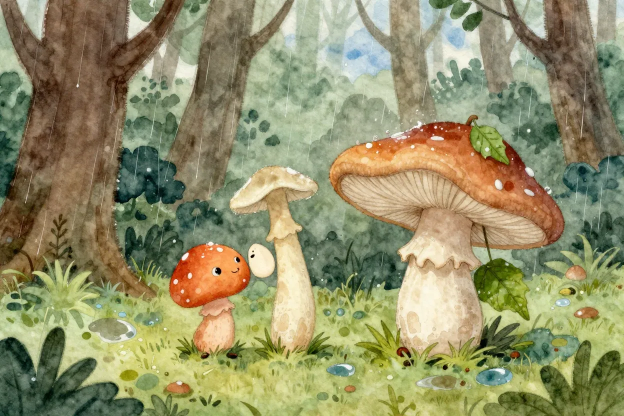
#> input picture book-package/01-small-mooshu/mooshu-archive/mooshu-trio-02.webp, 1248 x 832 px (shown at 1/2 size)
$ python make-sample-spread.py
#> lines starting #> are read from the running program, lines starting #| are printed output that depends on the picture
#!/usr/bin/env python3
"""Mooshu sample spread — KDP 8x8 trim, two-page facing spread mockup.

Demonstrates: trim, gutter, bleed, verse-on-page-left + illustration-on-page-right,
hand-drawn aesthetic against soft paper background. This is a layout test for Joel,
not a final spread.

Dimensions:
  Trim (per page):     8.00 x 8.00 in
  Bleed (added all):   0.125 in
  Page size w/ bleed:  8.125 x 8.125 in
  Spread total:        16.25 x 8.125 in
  @ 300 DPI:           4875 x 2438 px (with bleed)
                       4800 x 2400 px (trim only)

Output: SAMPLE-spread-trio.png (visual mockup, with trim/safety guide overlay)
        SAMPLE-spread-trio-clean.png (clean version, no guides)
"""
from PIL import Image, ImageDraw, ImageFont, ImageOps, ImageFilter

DPI = 300
TRIM_W_IN = 8.0
TRIM_H_IN = 8.0
BLEED_IN = 0.125
SAFETY_IN = 0.25

PAGE_TRIM_W = int(TRIM_W_IN * DPI)             # 2400
PAGE_TRIM_H = int(TRIM_H_IN * DPI)             # 2400
BLEED_PX = int(BLEED_IN * DPI)                 # 38
SAFETY_PX = int(SAFETY_IN * DPI)               # 75

SPREAD_W = PAGE_TRIM_W * 2 + BLEED_PX * 2      # 4876
SPREAD_H = PAGE_TRIM_H + BLEED_PX * 2          # 2476

# Cream paper background
PAPER = (244, 236, 220)
INK = (52, 40, 28)
INK_SOFT = (90, 74, 56)
ACCENT = (160, 76, 48)        # warm orange (Mooshu cap)
GUTTER_SHADOW = (210, 198, 178)

F_DIR = "/usr/share/fonts/truetype/dejavu"
F_HEAD = f"{F_DIR}/DejaVuSerif-Bold.ttf"
F_BODY = f"{F_DIR}/DejaVuSerif.ttf"
F_SMALL = f"{F_DIR}/DejaVuSans.ttf"


def make_paper_bg():
    """Cream paper with subtle noise + warm vignette."""
    bg = Image.new("RGB", (SPREAD_W, SPREAD_H), PAPER)

    # Add subtle grain via noise overlay
    import random
    random.seed(42)
    noise = Image.new("L", (SPREAD_W // 4, SPREAD_H // 4))
    npx = noise.load()
    for x in range(noise.width):
        for y in range(noise.height):
            npx[x, y] = random.randint(120, 140)
    noise = noise.resize((SPREAD_W, SPREAD_H), Image.BILINEAR)
    noise = noise.filter(ImageFilter.GaussianBlur(2))
    bg = Image.composite(bg, Image.new("RGB", bg.size, (235, 225, 205)), noise)

    # Gutter shadow (center fold)
    d = ImageDraw.Draw(bg, "RGBA")
    cx = SPREAD_W // 2
    for i in range(120):
        alpha = int(60 * (1 - i / 120))
        d.line([(cx - i, 0), (cx - i, SPREAD_H)], fill=(140, 120, 90, alpha))
        d.line([(cx + i, 0), (cx + i, SPREAD_H)], fill=(140, 120, 90, alpha))
    return bg


def paste_illustration(spread, path, right_page=True):
    """Paste the illustration into the right page area with margin."""
    art = Image.open(path).convert("RGB")
    # Right page = x from (PAGE_TRIM_W + BLEED_PX) to (SPREAD_W - BLEED_PX)
    page_x0 = PAGE_TRIM_W + BLEED_PX if right_page else BLEED_PX
    page_y0 = BLEED_PX

    # Image area inside safety margins
    img_x0 = page_x0 + SAFETY_PX
    img_y0 = page_y0 + SAFETY_PX
    img_x1 = page_x0 + PAGE_TRIM_W - SAFETY_PX
    img_y1 = page_y0 + PAGE_TRIM_H - SAFETY_PX
    box_w = img_x1 - img_x0
    box_h = img_y1 - img_y0

    art = ImageOps.contain(art, (box_w, box_h), Image.LANCZOS)
    # Center the art in the box
    px = img_x0 + (box_w - art.width) // 2
    py = img_y0 + (box_h - art.height) // 2

    # Soft drop shadow
    shadow = Image.new("RGBA", (art.width + 40, art.height + 40), (0, 0, 0, 0))
    sd = ImageDraw.Draw(shadow)
    sd.rectangle([(20, 20), (shadow.width - 20, shadow.height - 20)], fill=(40, 30, 20, 100))
    shadow = shadow.filter(ImageFilter.GaussianBlur(12))
    spread.paste(shadow, (px - 20, py - 20 + 10), shadow)

    spread.paste(art, (px, py))


def draw_verse(spread, lines, page_left=True):
    """Type-set verse on the left page."""
    page_x0 = BLEED_PX if page_left else PAGE_TRIM_W + BLEED_PX
    page_y0 = BLEED_PX
    page_w = PAGE_TRIM_W
    page_h = PAGE_TRIM_H

    d = ImageDraw.Draw(spread)

    # Page number marker (corner, soft)
    f_pg = ImageFont.truetype(F_SMALL, 24)
    d.text((page_x0 + SAFETY_PX, page_y0 + page_h - SAFETY_PX), "—  4  —", fill=INK_SOFT, font=f_pg)

    # Verse block — centered vertically
    f_body = ImageFont.truetype(F_BODY, 86)
    f_head = ImageFont.truetype(F_HEAD, 64)

    # Decorative small ornament — orange dot (Mooshu's cap)
    d.ellipse([(page_x0 + page_w // 2 - 14, page_y0 + 220),
               (page_x0 + page_w // 2 + 14, page_y0 + 248)], fill=ACCENT)

    # Title line
    title = "Hush — Who's There?"
    bbox = d.textbbox((0, 0), title, font=f_head)
    tw = bbox[2] - bbox[0]
    d.text((page_x0 + (page_w - tw) // 2, page_y0 + 290), title, fill=INK, font=f_head)

    # Compute total height of verse for centering
    line_h = 116
    total = len(lines) * line_h
    y = page_y0 + (page_h - total) // 2 + 80

    for line in lines:
        if not line.strip():
            y += line_h // 2
            continue
        bbox = d.textbbox((0, 0), line, font=f_body)
        lw = bbox[2] - bbox[0]
        x = page_x0 + (page_w - lw) // 2
        d.text((x, y), line, fill=INK, font=f_body)
        y += line_h

    # Closing series refrain — bottom, italic small
    f_ref = ImageFont.truetype(F_BODY, 38)
    refrain = "(Something small woke up today.)"
    bbox = d.textbbox((0, 0), refrain, font=f_ref)
    rw = bbox[2] - bbox[0]
    d.text((page_x0 + (page_w - rw) // 2, page_y0 + page_h - 280), refrain, fill=INK_SOFT, font=f_ref)


def draw_guides(spread):
    """Print-spec overlay: bleed (red), trim (blue), safety (green)."""
    d = ImageDraw.Draw(spread, "RGBA")
    # Bleed = full canvas border
    d.rectangle([(0, 0), (SPREAD_W - 1, SPREAD_H - 1)], outline=(220, 60, 60, 200), width=3)
    # Trim = inset by bleed
    d.rectangle([(BLEED_PX, BLEED_PX),
                 (SPREAD_W - BLEED_PX, SPREAD_H - BLEED_PX)],
                outline=(60, 100, 220, 200), width=3)
    # Center fold
    d.line([(SPREAD_W // 2, BLEED_PX), (SPREAD_W // 2, SPREAD_H - BLEED_PX)],
           fill=(60, 100, 220, 120), width=2)
    # Safety margin — each page
    for page_idx in (0, 1):
        x0 = BLEED_PX + page_idx * PAGE_TRIM_W + SAFETY_PX
        y0 = BLEED_PX + SAFETY_PX
        x1 = BLEED_PX + (page_idx + 1) * PAGE_TRIM_W - SAFETY_PX
        y1 = BLEED_PX + PAGE_TRIM_H - SAFETY_PX
        d.rectangle([(x0, y0), (x1, y1)], outline=(60, 180, 80, 180), width=2)

    # Legend
    f_leg = ImageFont.truetype(F_SMALL, 22)
    d.text((20, 20), "RED = bleed   BLUE = trim   GREEN = safety   |   8x8 spread @ 300 DPI",
           fill=(40, 40, 40, 220), font=f_leg)


def main():
    verse_b = [
        "Hush — who's there?",
        "Three small caps in the damp fern air.",
        "Not a pebble. Not a snail.",
        "Three small Mooshus, small and pale.",
        "",
        "Hush — they're here.",
        "Three small caps in the damp fern air.",
        "Safe as a pebble. Snug as a snail.",
        "Three small Mooshus, small and pale.",
    ]

    # Clean version (no guides) — what the spread looks like printed
    clean = make_paper_bg()
#> in make_paper_bg, `noise = noise.resize((SPREAD_W, SPREAD_H), Image.BILINEAR)`:
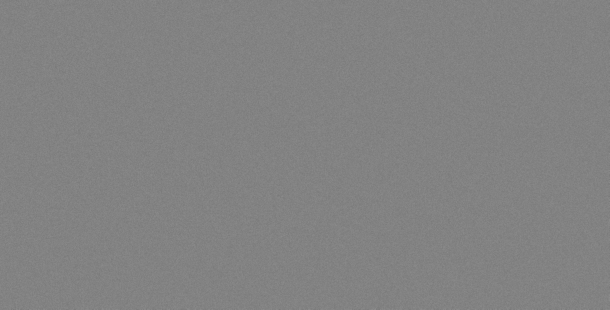
#> noise: PIL image 4874x2474 L (shown at 1/8 size); min 120, max 140, mean 130
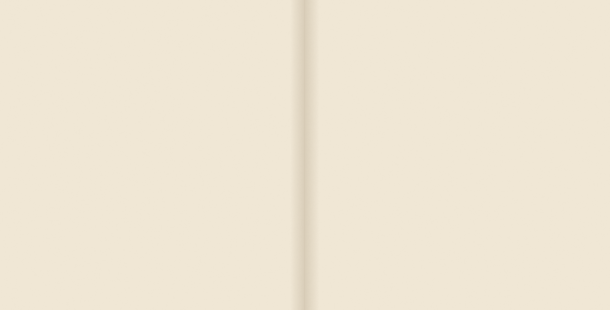
#> clean: PIL image 4874x2474 RGB (shown at 1/8 size); mean R, G, B 239.2, 230.2, 212.1
    draw_verse(clean, verse_b, page_left=True)
#> in draw_verse, `bbox = d.textbbox((0, 0), title, font=f_head)`: bbox = (0, 12, 784, 62)
#> in draw_verse, `tw = bbox[2] - bbox[0]`: tw = 784
#> the loop in draw_verse, `for line in lines:` made 9 passes
#> (bbox, lw, x) on passes 1, 2, 3, 4, 6, 7, 8, 9: ((0, 15, 925, 81), 925, 774), ((0, 15, 1661, 98), 1661, 406), ((0, 15, 1117, 98), 1117, 678), ((0, 15, 1648, 98), 1648, 413), ((0, 15, 929, 99), 929, 772), ((0, 15, 1661, 98), 1661, 406), ((0, 15, 1457, 99), 1457, 508), ((0, 15, 1648, 98), 1648, 413)
#> after the loop in draw_verse, `for line in lines:`: y = 1781
#> in draw_verse, `bbox = d.textbbox((0, 0), refrain, font=f_ref)`: bbox = (0, 7, 652, 44)
#> in draw_verse, `rw = bbox[2] - bbox[0]`: rw = 652
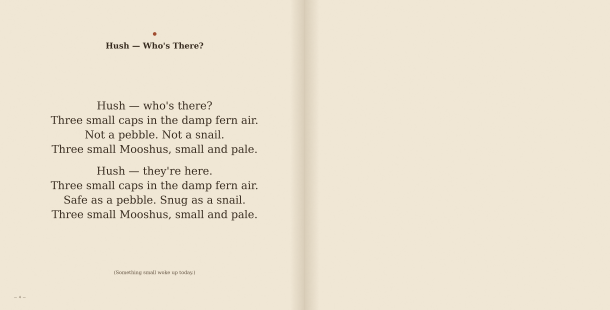
#> clean: PIL image 4874x2474 RGB (shown at 1/8 size); mean R, G, B 236.3, 227.2, 209.3
    paste_illustration(clean, "mooshu-trio-02.webp", right_page=True)
#> in paste_illustration, art is the input picture: PIL image 1248x832 RGB; mean R, G, B 146.8, 144.7, 105.3
#> in paste_illustration, `shadow = shadow.filter(ImageFilter.GaussianBlur(12))`:
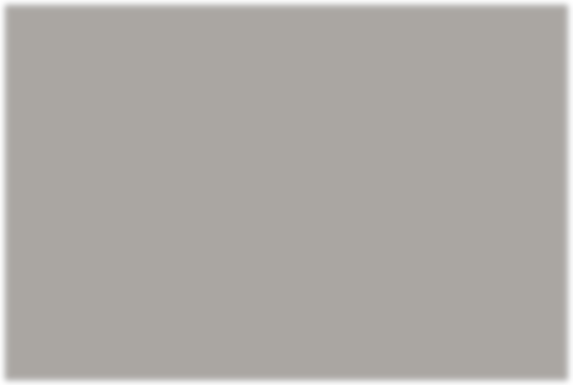
#> shadow: PIL image 2290x1540 RGBA (shown at 1/4 size); mean R, G, B, A 38.3, 28.7, 19.2, 95.8; transparent parts drawn white
#> in paste_illustration, `spread.paste(shadow, (px - 20, py - 20 + 10), shadow)`:
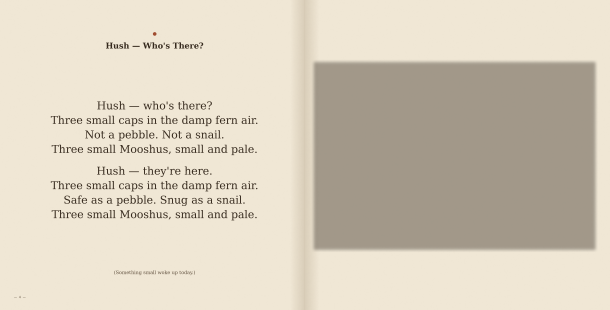
#> spread: PIL image 4874x2474 RGB (shown at 1/8 size); mean R, G, B 214.4, 205.1, 188
    clean.save("SAMPLE-spread-trio-clean.png")
    print(f"wrote SAMPLE-spread-trio-clean.png  {clean.size}")
#| wrote SAMPLE-spread-trio-clean.png  (4874, 2474)

    # Guide overlay version — what the print-spec looks like
    guided = clean.copy()
    draw_guides(guided)
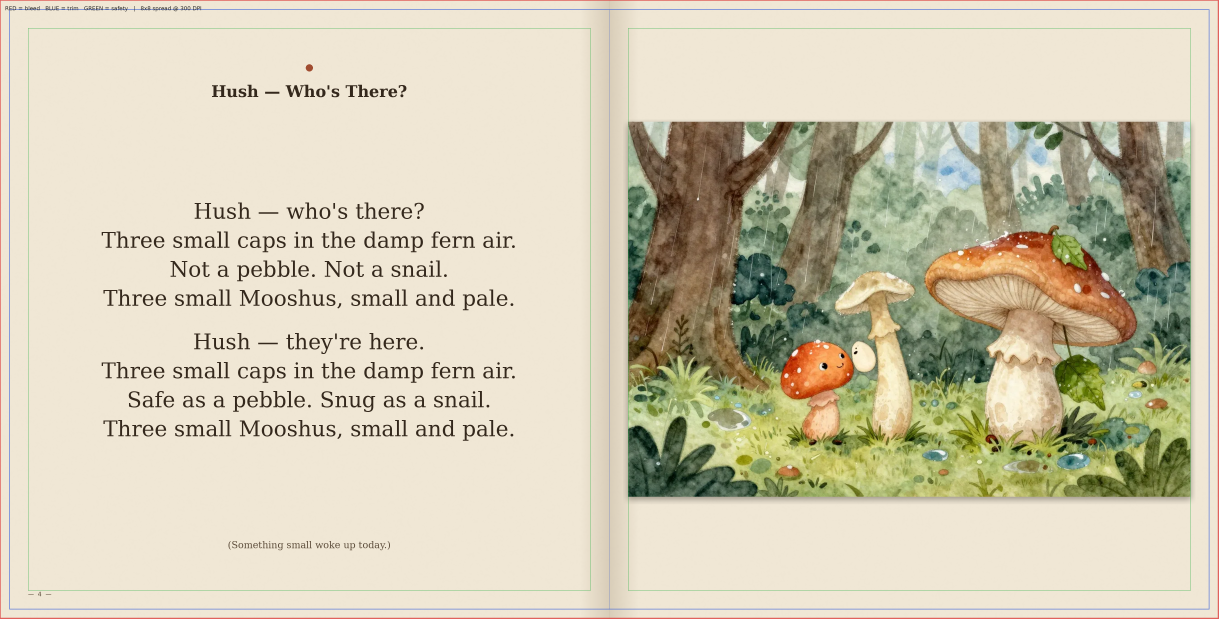
#> guided: PIL image 4874x2474 RGB (shown at 1/4 size); mean R, G, B 209.1, 201.9, 178.2
    guided.save("SAMPLE-spread-trio-with-guides.png")
    print(f"wrote SAMPLE-spread-trio-with-guides.png  {guided.size}")
#| wrote SAMPLE-spread-trio-with-guides.png  (4874, 2474)


if __name__ == "__main__":
    main()

$ run again, with book-package/01-small-mooshu/mooshu-archive/mooshu-character-01.webp copied over book-package/01-small-mooshu/mooshu-archive/mooshu-trio-02.webp
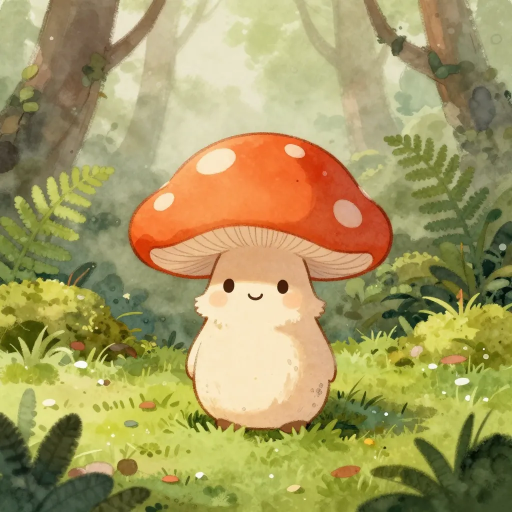
#> input picture book-package/01-small-mooshu/mooshu-archive/mooshu-character-01.webp, 1024 x 1024 px (shown at 1/2 size)
#> in draw_verse, `bbox = d.textbbox((0, 0), title, font=f_head)`: bbox = (0, 12, 784, 62)
#> tw = 784
#> the loop in draw_verse, `for line in lines:` made 9 passes
#> (bbox, lw, x) on passes 1, 2, 3, 4, 6, 7, 8, 9: ((0, 15, 925, 81), 925, 774), ((0, 15, 1661, 98), 1661, 406), ((0, 15, 1117, 98), 1117, 678), ((0, 15, 1648, 98), 1648, 413), ((0, 15, 929, 99), 929, 772), ((0, 15, 1661, 98), 1661, 406), ((0, 15, 1457, 99), 1457, 508), ((0, 15, 1648, 98), 1648, 413)
#> after the loop in draw_verse, `for line in lines:`: y = 1781
#> in draw_verse, `bbox = d.textbbox((0, 0), refrain, font=f_ref)`: bbox = (0, 7, 652, 44)
#> rw = 652
#> in paste_illustration, art is the input picture: PIL image 1024x1024 RGB; mean R, G, B 165.7, 154.7, 97.6
#> art: PIL image 2250x2250 RGB
#> in paste_illustration, `shadow = shadow.filter(ImageFilter.GaussianBlur(12))`:
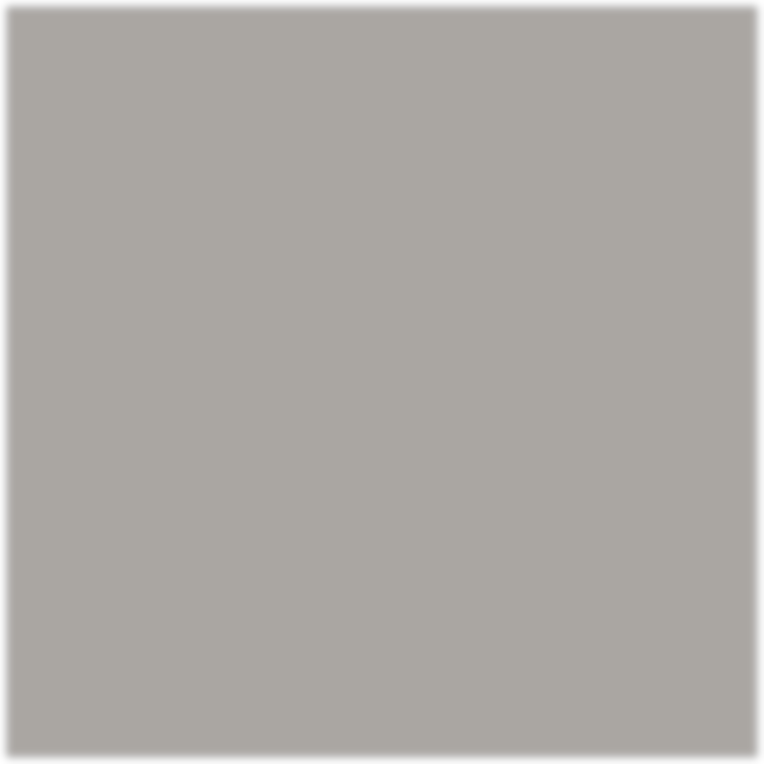
#> shadow: PIL image 2290x2290 RGBA (shown at 1/3 size); mean R, G, B, A 38.6, 29, 19.3, 96.6; transparent parts drawn white
#| wrote SAMPLE-spread-trio-clean.png  (4874, 2474)
#> in main, `draw_guides(guided)`:
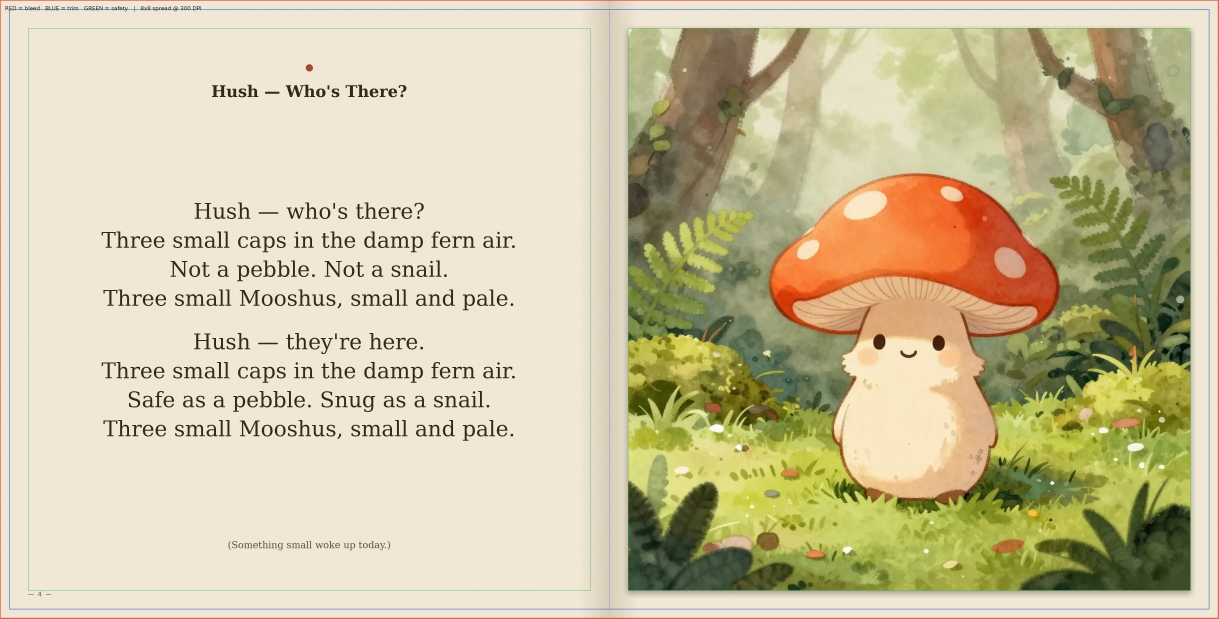
#> guided: PIL image 4874x2474 RGB (shown at 1/4 size); mean R, G, B 204, 194, 160
#| wrote SAMPLE-spread-trio-with-guides.png  (4874, 2474)

$ run again, with book-package/01-small-mooshu/mooshu-archive/mooshu-emergence-03.webp copied over book-package/01-small-mooshu/mooshu-archive/mooshu-trio-02.webp
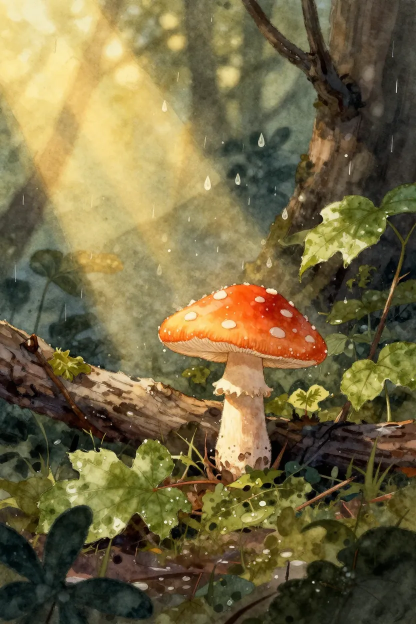
#> input picture book-package/01-small-mooshu/mooshu-archive/mooshu-emergence-03.webp, 832 x 1248 px (shown at 1/2 size)
#> in draw_verse, `bbox = d.textbbox((0, 0), title, font=f_head)`: bbox = (0, 12, 784, 62)
#> tw = 784
#> the loop in draw_verse, `for line in lines:` made 9 passes
#> (bbox, lw, x) on passes 1, 2, 3, 4, 6, 7, 8, 9: ((0, 15, 925, 81), 925, 774), ((0, 15, 1661, 98), 1661, 406), ((0, 15, 1117, 98), 1117, 678), ((0, 15, 1648, 98), 1648, 413), ((0, 15, 929, 99), 929, 772), ((0, 15, 1661, 98), 1661, 406), ((0, 15, 1457, 99), 1457, 508), ((0, 15, 1648, 98), 1648, 413)
#> after the loop in draw_verse, `for line in lines:`: y = 1781
#> in draw_verse, `bbox = d.textbbox((0, 0), refrain, font=f_ref)`: bbox = (0, 7, 652, 44)
#> rw = 652
#> in paste_illustration, art is the input picture: PIL image 832x1248 RGB; mean R, G, B 116.4, 105, 67.1
#> art: PIL image 1500x2250 RGB
#> in paste_illustration, `shadow = shadow.filter(ImageFilter.GaussianBlur(12))`:
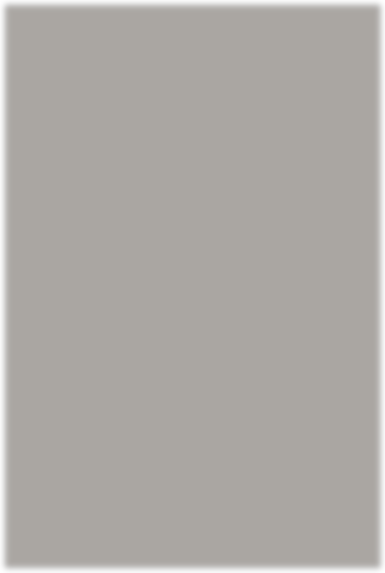
#> shadow: PIL image 1540x2290 RGBA (shown at 1/4 size); mean R, G, B, A 38.3, 28.7, 19.2, 95.8; transparent parts drawn white
#| wrote SAMPLE-spread-trio-clean.png  (4874, 2474)
#> in main, `draw_guides(guided)`:
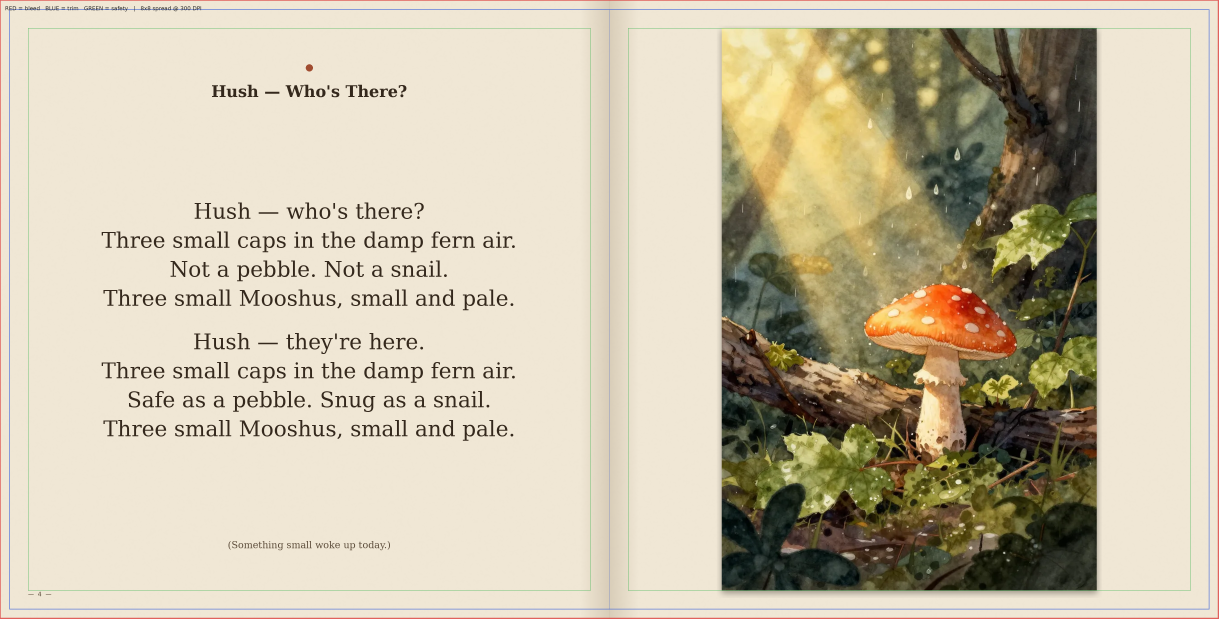
#> guided: PIL image 4874x2474 RGB (shown at 1/4 size); mean R, G, B 200.5, 190.7, 167.5
#| wrote SAMPLE-spread-trio-with-guides.png  (4874, 2474)
